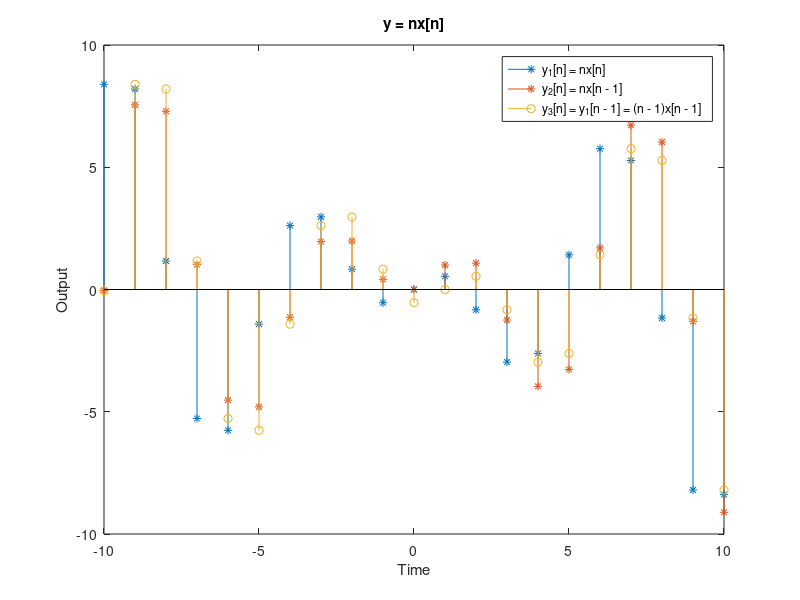
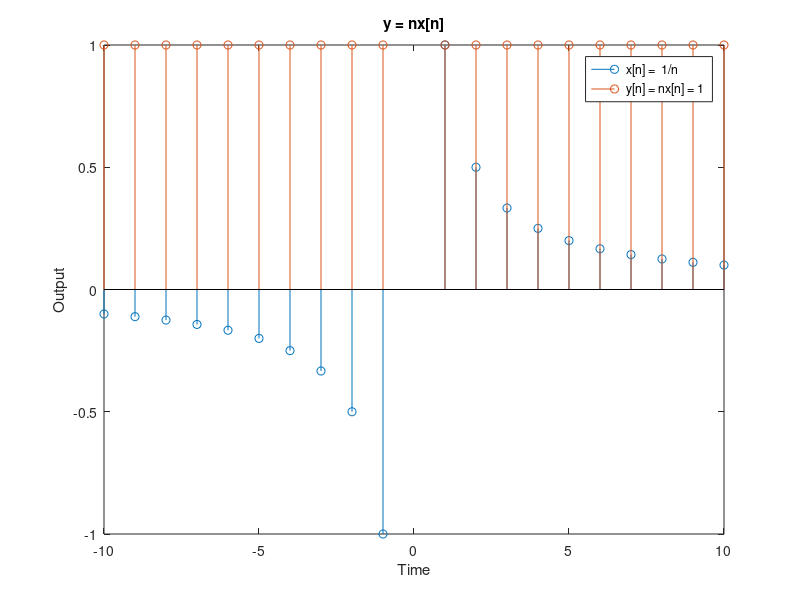

Recreate these plots in MATLAB, in order.
clf
% define scope
l = 10;

% time-invariance
% the original function:x[n] = cos(n) and y = n*x[n]
n1 = -l:l;
x1 = cos(n1);
y1 = n1 .* x1

% let the input signal have a time shift: x2[n] = x1[n-1]
n2 = n1 - 1;
x2 = cos(n2);
y2 = n1 .* x2

% let the original output signal have a time shift: y3[n] = y1[n-1]
y3 = n2 .* x2

figure(1)
stem(n1, y1, '*')
hold on
stem(n1, y2, '*')
hold on
stem(n1, y3, 'o')

title('y = nx[n]')
xlabel('Time')
ylabel('Output')
legend('y_1[n] = nx[n]', ...
    'y_2[n] = nx[n - 1]', ...
    'y_3[n] = y_1[n - 1] = (n - 1)x[n - 1]')

% stability
n4 = double((intmax - 10):intmax)
x4 = n4.^33
y4 = n4 .* x4

% invertibility
n5 = -l:l;
x5 = 1 ./ n5
y5 = n5 .* x5

figure(2)
stem(n5, x5, '')
hold on
stem(n5, y5, '')

title('y = nx[n]')
xlabel('Time')
ylabel('Output')

legend('x[n] =  1/n', ...
    'y[n] = nx[n] = 1')
